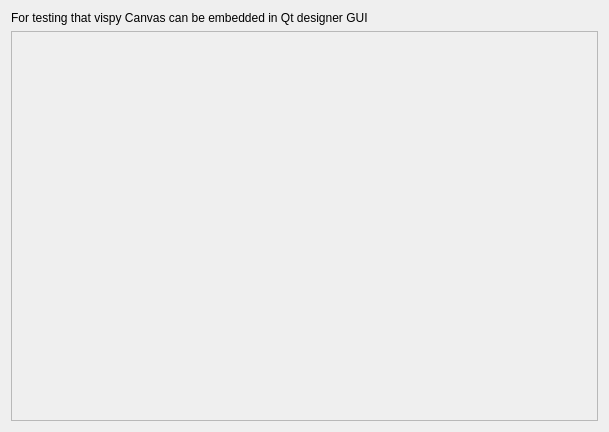
<?xml version="1.0" encoding="UTF-8"?>
<ui version="4.0">
 <class>Form</class>
 <widget class="QWidget" name="Form">
  <property name="geometry">
   <rect>
    <x>0</x>
    <y>0</y>
    <width>609</width>
    <height>432</height>
   </rect>
  </property>
  <property name="windowTitle">
   <string>Form</string>
  </property>
  <layout class="QGridLayout" name="gridLayout">
   <item row="0" column="0">
    <widget class="QLabel" name="label">
     <property name="text">
      <string>For testing that vispy Canvas can be embedded in Qt designer GUI</string>
     </property>
    </widget>
   </item>
   <item row="1" column="0">
    <widget class="QFrame" name="frame">
     <property name="frameShape">
      <enum>QFrame::StyledPanel</enum>
     </property>
     <property name="frameShadow">
      <enum>QFrame::Raised</enum>
     </property>
     <layout class="QGridLayout" name="gridLayout_2">
      <item row="0" column="0">
       <widget class="QtSceneCanvas" name="canvas" native="true">
        <property name="sizePolicy">
         <sizepolicy hsizetype="Expanding" vsizetype="Expanding">
          <horstretch>0</horstretch>
          <verstretch>0</verstretch>
         </sizepolicy>
        </property>
       </widget>
      </item>
     </layout>
    </widget>
   </item>
  </layout>
 </widget>
 <customwidgets>
  <customwidget>
   <class>QtSceneCanvas</class>
   <extends>QWidget</extends>
   <header>vispy.app.qt</header>
   <container>1</container>
  </customwidget>
 </customwidgets>
 <resources/>
 <connections/>
</ui>
